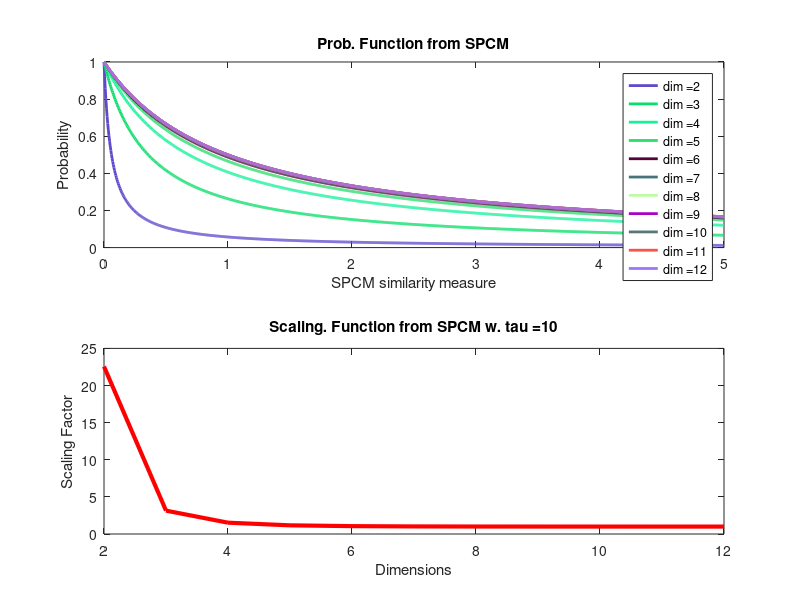
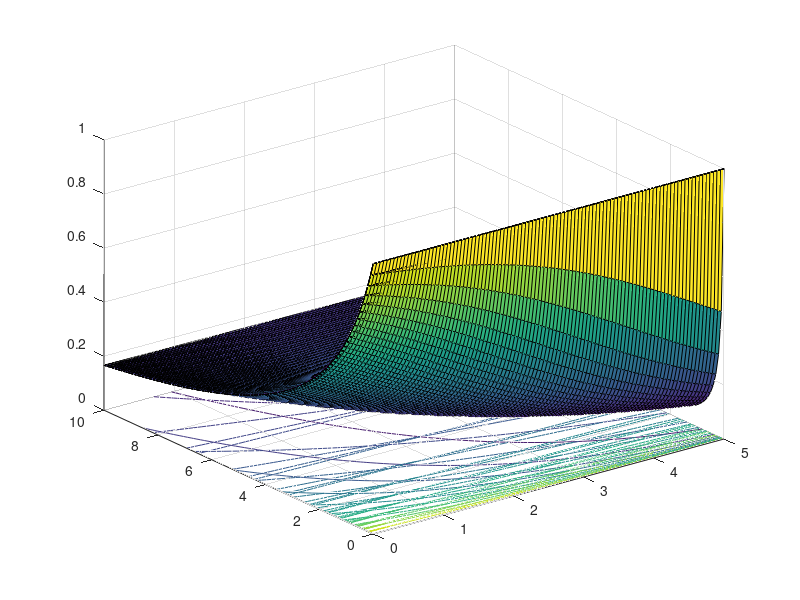

Reproduce these figures in MATLAB, in order. (Note: this script raises an error after producing the figures.)
%% Plot of Bounded function from spcm for tau = 10
clc
clear all
close all

% Values from H(Theta_i ~ Theta_j) = s(Sigma_i,Sigma_j)
s = linspace(0,5,1000);

% d-Dimension of data samples
dim = [2:1:12];

% Tolerance tau for scaling function
tau = [0:1:10];
tau_idx = length(tau);

% Scaling function
alpha = zeros(length(tau),length(dim));
for i=1:length(tau)
    alpha(i,:) = 10.^(tau(i)*exp(-dim));
end

% Probability Function from SPCM p(theta_i~theta_j|Sigma_i,Sigma_j) = 1/( 1
% + s(Sigma_i,Sigma_j)*alpha(tau,dim))
p_sim = zeros(length(dim),length(s));
for i=1:length(dim)
    p_sim(i,:) = 1./(1+s*alpha(tau(tau_idx),i));
end

figure('Color', [1 1 1])
subplot(2,1,1)
legendinfo = {};
for i=1:length(dim)
    plot(s,p_sim(i,:),'LineWidth', 2, 'Color',[rand rand rand])    
    legendinfo{i} = strcat('dim = ', num2str(dim(i)));
    hold on
end

legend(legendinfo)
ylabel('Probability')
xlabel('SPCM similarity measure')
title('Prob. Function from SPCM')

subplot(2,1,2)
plot(dim,alpha(end,:), 'LineWidth', 3 , 'Color', [1 0 0]);
ylabel('Scaling Factor')
xlabel('Dimensions')
tit = strcat('Scaling. Function from SPCM w. tau = ', num2str(tau(tau_idx)));
title(tit)

%% Plot of Bounded function from spcm full
clc
clear all
close all

% d-Dimension of data samples
dim = [2:1:6];

% Values from H(Theta_i ~ Theta_j) = s(Sigma_i,Sigma_j)
s = linspace(0,5,100);

% Tolerance tau for scaling function
taus = linspace(0,10,100);

% Probability Function from SPCM p(theta_i~theta_j|Sigma_i,Sigma_j) = 1/( 1 + s(Sigma_i,Sigma_j)*alpha(tau,dim)figure('Color', [1 1 1])
figure('Color', [1 1 1])
for k=1:1:length(dim)
    dim_idx = k;
    p_sim = zeros(length(s),length(taus));
    for i=1:length(s)
        for j=1:length(taus)
            alpha_ = 10^(taus(j)*exp(-dim(dim_idx)));
            p_sim(i,j) = 1/(1+s(i)*alpha_);
        end
    end
%     c = ones(size(p_sim))*floor(rand*10);
    surfc(s,taus,p_sim)
    hold on
%     ylabel('SPCM similarity value')
%     xlabel('Tolerance Tau')
%     zlabel('Probability')
%     tit = strcat('Probability function for data of dim= ',num2str(dim(dim_idx)));
%     title(tit)
end

alpha(.6)
ylabel('SPCM similarity value')
xlabel('Tolerance Tau')
zlabel('Probability')